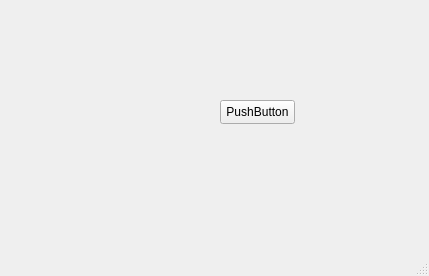
<?xml version="1.0" encoding="UTF-8"?>
<ui version="4.0">
 <class>MainWindow</class>
 <widget class="QMainWindow" name="MainWindow">
  <property name="geometry">
   <rect>
    <x>0</x>
    <y>0</y>
    <width>429</width>
    <height>276</height>
   </rect>
  </property>
  <property name="windowTitle">
   <string>MainWindow</string>
  </property>
  <widget class="QWidget" name="centralwidget">
   <widget class="QPushButton" name="pushButton">
    <property name="geometry">
     <rect>
      <x>220</x>
      <y>100</y>
      <width>75</width>
      <height>24</height>
     </rect>
    </property>
    <property name="text">
     <string>PushButton</string>
    </property>
   </widget>
  </widget>
  <widget class="QMenuBar" name="menubar">
   <property name="geometry">
    <rect>
     <x>0</x>
     <y>0</y>
     <width>429</width>
     <height>22</height>
    </rect>
   </property>
  </widget>
  <widget class="QStatusBar" name="statusbar"/>
 </widget>
 <resources/>
 <connections/>
</ui>
